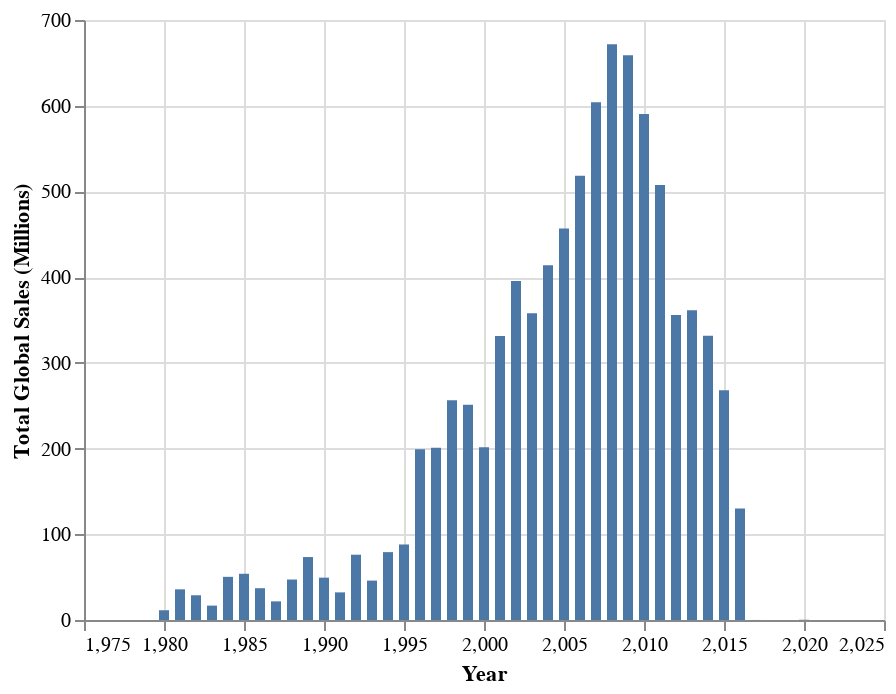

Here is the notebook cell this chart was saved with:
### Code cell
# Plot total global sales against year of release
chart_total = alt.Chart(df_totalbyyear).mark_bar().encode(x="Year", y = "Total Global Sales (Millions)", tooltip = ["Year","Total Global Sales (Millions)"])
chart_total

### Figure 1 — Vega-Lite specification as saved in the notebook (floating-point values rounded to 4 significant figures)
{"config": {"view": {"continuousWidth": 400, "continuousHeight": 300}}, "data": {"name": "data-d7a984b0e7343c3e8451e8f1e6ff7336"}, "mark": "bar", "encoding": {"tooltip": [{"field": "Year", "type": "quantitative"}, {"field": "Total Global Sales (Millions)", "type": "quantitative"}], "x": {"field": "Year", "type": "quantitative"}, "y": {"field": "Total Global Sales (Millions)", "type": "quantitative"}}, "$schema": "https://vega.github.io/schema/vega-lite/v4.17.0.json", "datasets": {"data-d7a984b0e7343c3e8451e8f1e6ff7336": [{"Year": 1980.0, "Total Global Sales (Millions)": 11.38}, {"Year": 1981.0, "Total Global Sales (Millions)": 35.77}, {"Year": 1982.0, "Total Global Sales (Millions)": 28.86}, {"Year": 1983.0, "Total Global Sales (Millions)": 16.79}, {"Year": 1984.0, "Total Global Sales (Millions)": 50.36}, {"Year": 1985.0, "Total Global Sales (Millions)": 53.94}, {"Year": 1986.0, "Total Global Sales (Millions)": 37.07}, {"Year": 1987.0, "Total Global Sales (Millions)": 21.74}, {"Year": 1988.0, "Total Global Sales (Millions)": 47.22}, {"Year": 1989.0, "Total Global Sales (Millions)": 73.45}, {"Year": 1990.0, "Total Global Sales (Millions)": 49.39}, {"Year": 1991.0, "Total Global Sales (Millions)": 32.23}, {"Year": 1992.0, "Total Global Sales (Millions)": 76.17}, {"Year": 1993.0, "Total Global Sales (Millions)": 45.98}, {"Year": 1994.0, "Total Global Sales (Millions)": 79.18}, {"Year": 1995.0, "Total Global Sales (Millions)": 88.11}, {"Year": 1996.0, "Total Global Sales (Millions)": 199.1}, {"Year": 1997.0, "Total Global Sales (Millions)": 201.0}, {"Year": 1998.0, "Total Global Sales (Millions)": 256.4}, {"Year": 1999.0, "Total Global Sales (Millions)": 251.3}, {"Year": 2000.0, "Total Global Sales (Millions)": 201.6}, {"Year": 2001.0, "Total Global Sales (Millions)": 331.5}, {"Year": 2002.0, "Total Global Sales (Millions)": 395.5}, {"Year": 2003.0, "Total Global Sales (Millions)": 357.8}, {"Year": 2004.0, "Total Global Sales (Millions)": 413.7}, {"Year": 2005.0, "Total Global Sales (Millions)": 456.9}, {"Year": 2006.0, "Total Global Sales (Millions)": 518.2}, {"Year": 2007.0, "Total Global Sales (Millions)": 604.2}, {"Year": 2008.0, "Total Global Sales (Millions)": 671.8}, {"Year": 2009.0, "Total Global Sales (Millions)": 658.9}, {"Year": 2010.0, "Total Global Sales (Millions)": 590.4}, {"Year": 2011.0, "Total Global Sales (Millions)": 507.6}, {"Year": 2012.0, "Total Global Sales (Millions)": 355.8}, {"Year": 2013.0, "Total Global Sales (Millions)": 361.2}, {"Year": 2014.0, "Total Global Sales (Millions)": 331.5}, {"Year": 2015.0, "Total Global Sales (Millions)": 268.0}, {"Year": 2016.0, "Total Global Sales (Millions)": 130.1}, {"Year": 2017.0, "Total Global Sales (Millions)": 0.06}, {"Year": 2020.0, "Total Global Sales (Millions)": 0.29}]}}
